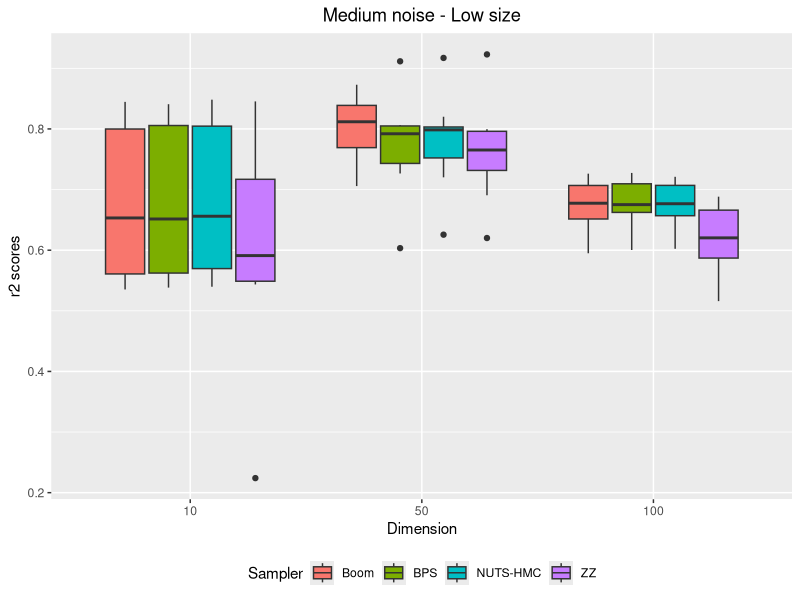

Write R code to recreate this figure.
# plot by number of dimensions
library(ggplot2)

r2scores_bk_d10_n100_smed = read.csv("r2scores_bk_d10_n100_smed.csv")
r2scores_zz_d10_n100_smed = read.csv("r2scores_zz_d10_n100_smed.csv")
r2scores_hmc_d10_n100_smed = read.csv("r2scores_hmc_d10_n100_smed.csv")
r2scores_bps_d10_n100_smed = read.csv("r2scores_bps_d10_n100_smed.csv")
r2scores_bk_d50_n100_smed = read.csv("r2scores_bk_d50_n100_smed.csv")
r2scores_zz_d50_n100_smed = read.csv("r2scores_zz_d50_n100_smed.csv")
r2scores_hmc_d50_n100_smed = read.csv("r2scores_hmc_d50_n100_smed.csv")
r2scores_bps_d50_n100_smed = read.csv("r2scores_bps_d50_n100_smed.csv")
r2scores_bk_d100_n1000_smed = read.csv("r2scores_bk_d100_n1000_smed.csv")
r2scores_zz_d100_n1000_smed = read.csv("r2scores_zz_d100_n1000_smed.csv")
r2scores_hmc_d100_n1000_smed = read.csv("r2scores_hmc_d100_n1000_smed.csv")
r2scores_bps_d100_n1000_smed = read.csv("r2scores_bps_d100_n1000_smed.csv")

#dataframe creation 
r2scores_d10 = c(r2scores_bk_d10_n100_smed$X0,r2scores_bps_d10_n100_smed$X0,r2scores_zz_d10_n100_smed$X0,r2scores_hmc_d10_n100_smed$X0)
r2scores_d50 = c(r2scores_bk_d50_n100_smed$X0,r2scores_bps_d50_n100_smed$X0,r2scores_zz_d50_n100_smed$X0,r2scores_hmc_d50_n100_smed$X0)
r2scores_d100 = c(r2scores_bk_d100_n1000_smed$X0,r2scores_bps_d100_n1000_smed$X0,r2scores_zz_d100_n1000_smed$X0,r2scores_hmc_d100_n1000_smed$X0)
r2scores_val = c(r2scores_d10, r2scores_d50, r2scores_d100)
r2scores = c("10", "50", "100")
d_val = rep(r2scores, each=40)
samplers = c("Boom", "BPS", "ZZ", "NUTS-HMC")
s_val = c(rep(samplers, each=10),rep(samplers, each=10),rep(samplers, each=10))

df = data.frame(d_val, r2scores_val, s_val)

#plot 
png("r2scores_by_dimension_nlow_smed.png", units="in", width=5, height=5, res=600)
ggplot(df, aes(x=factor(d_val, level=c("10", "50", "100")), y=r2scores_val, fill=s_val)) + 
  geom_boxplot() + xlab("Dimension") + ylab("r2 scores") + ggtitle("Medium noise - Low size")+ labs(fill='Sampler') + theme(plot.title = element_text(hjust = 0.5), legend.position="bottom")
dev.off()